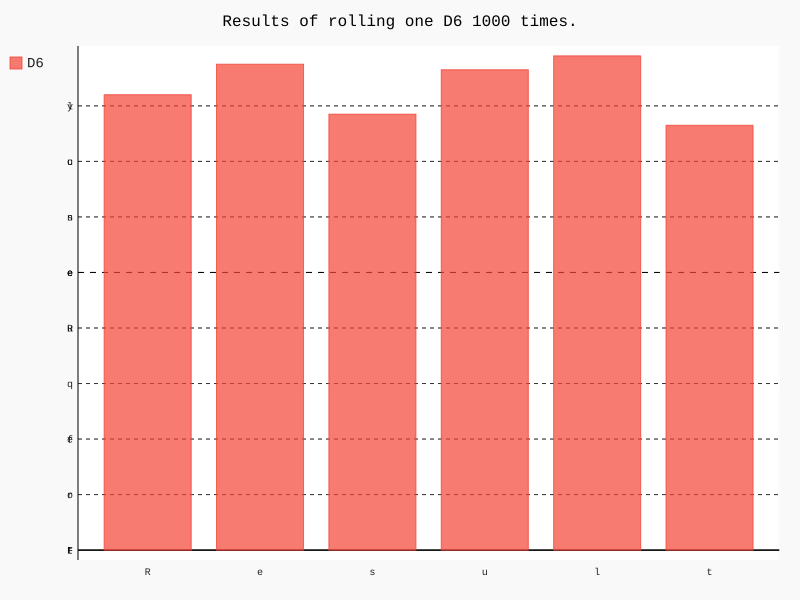

Here is the Python script that generated this plot:
from die import Die
import pygal
die = Die()

results = []
for roll_num in range(1000):
    result = die.roll()
    results.append(result)

frequencies = []
for value in range(1, die.num_sides+1):
    frequency = results.count(value)
    frequencies.append(frequency)

hist = pygal.Bar()

hist.title = 'Results of rolling one D6 1000 times.'
hist.x_labels = ['1','2','3','4','5','6']
hist.x_labels = 'Result'
hist.y_labels = 'Frequency of Result'

hist.add('D6',frequencies)
hist.render_to_file('die_visual.svg')
